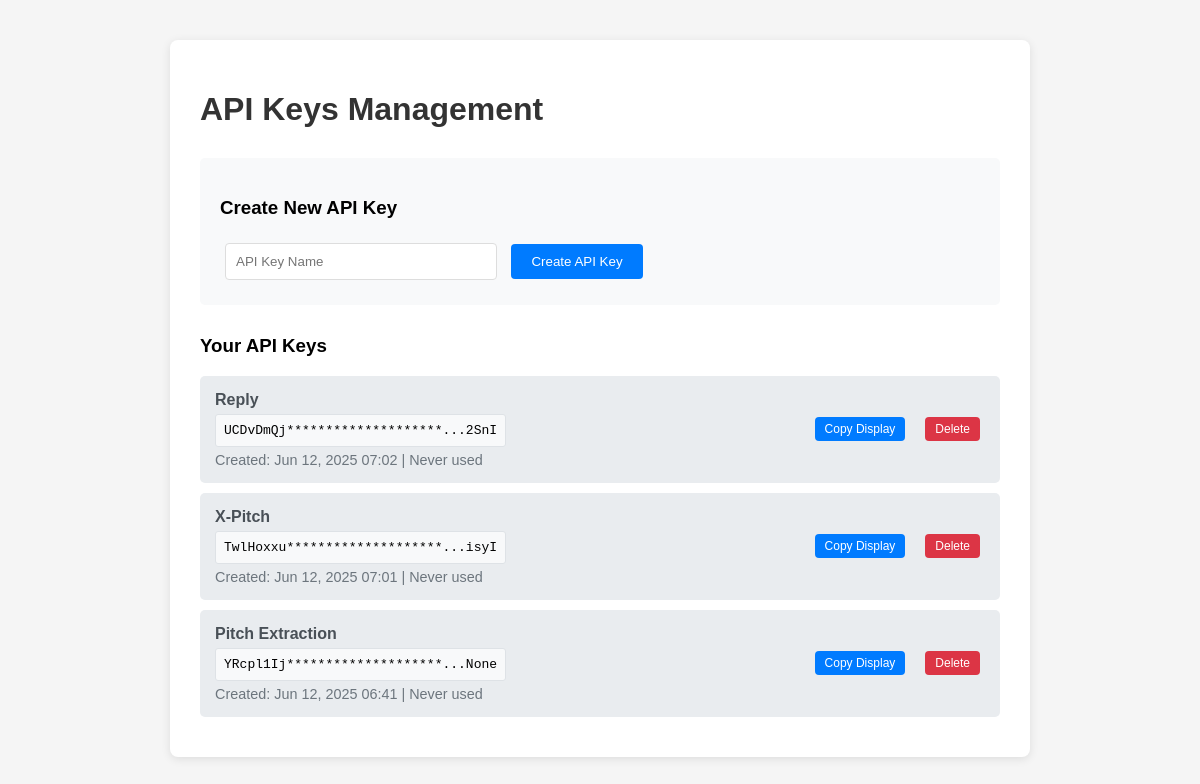
/api/api-keys/ (signed in), run on the app's committed database.
### api/models.py (models this page shows, shortened)
class APIKey(models.Model):
    name = models.CharField(max_length=100)
    user = models.ForeignKey(User, on_delete=models.CASCADE, related_name='api_keys')
    key_hash = models.CharField(max_length=64, unique=True)
    prefix = models.CharField(max_length=8)
    suffix = models.CharField(max_length=4, null=True)  # Last 4 characters for display
    created_at = models.DateTimeField(auto_now_add=True)
    last_used = models.DateTimeField(null=True, blank=True)
    is_active = models.BooleanField(default=True)
    class Meta:
        db_table = 'api_keys'
        ordering = ['-created_at']
    @property
    def display_key(self):
        return f"{self.prefix}{'*' * 20}...{self.suffix}"

### api/views.py (the view)
# urls.py: path('api-keys/', views.api_keys_list, name='api_keys_list'),
@login_required
def api_keys_list(request):
    api_keys = APIKey.objects.filter(user=request.user)
    return render(request, 'api/api_keys.html', {'api_keys': api_keys})

### app/context_processors.py (called while the page is built)
def categories_context(request):
    categories = (Category.objects
                 .filter(pitches__isnull=False)
                 .distinct()
                 .order_by('name'))  # Optional: order categories alphabetically
    return {
        'categories': categories
    }

def device_context(request):
    user_agent = get_user_agent(request)
    return {
        'is_mobile': user_agent.is_mobile,
        'is_tablet': user_agent.is_tablet,
        'is_pc': user_agent.is_pc,
        'is_touch_capable': user_agent.is_touch_capable,
        'browser': user_agent.browser.family,
        'os': user_agent.os.family,
        'device': user_agent.device.family,
    }

def featured_pitches_context(request):
    featured_pitches = (Pitch.objects
                       .filter(is_featured=True)
                       .select_related('category')
                       .order_by('-rank')[:2])
    return {
        'featured_pitches': featured_pitches
    }

### templates/api/api_keys.html (shortened to what this page needs)
<!DOCTYPE html>
<html>
<head>
</head>
<body>
    <div class="container">
        <h1>API Keys Management</h1>
        <div class="create-form">
            <h3>Create New API Key</h3>
            <form id="createForm">
                <input type="text" id="keyName" placeholder="API Key Name" required style="width: 250px;">
                <button type="submit" class="btn btn-primary">Create API Key</button>
            </form>
        </div>
        <div id="apiKeysList">
            <h3>Your API Keys</h3>
            {% if api_keys %}
                {% for key in api_keys %}
                <div class="api-key">
                    <div class="api-key-info">
                        <div class="api-key-name">{{ key.name }}</div>
                        <div class="api-key-display" id="displayKey{{ key.id }}">{{ key.display_key }}</div>
                        <div class="api-key-details">
                            Created: {{ key.created_at|date:"M d, Y H:i" }} |
                            {% if key.last_used %}
                                Last used: {{ key.last_used|date:"M d, Y H:i" }}
                            {% else %}
                                Never used
                            {% endif %}
                        </div>
                    </div>
                    <div class="api-key-actions">
                        {% if key.is_active %}
                        <button class="btn btn-primary btn-small" onclick="copyDisplayKey('{{ key.display_key }}', this)">
                            Copy Display
                        </button>
                        <button class="btn btn-danger btn-small" onclick="deleteKey({{ key.id }}, '{{ key.name }}')">
                            Delete
                        </button>
                        {% endif %}
                    </div>
                </div>
                {% endfor %}
            {% else %}
                <p>No API keys created yet.</p>
            {% endif %}
        </div>
    </div>
</body>
</html>

### templates/api/api_keys.html (style rules this page uses)
body { font-family: Arial, sans-serif; margin: 40px; background: #f5f5f5; }
.container { max-width: 800px; margin: 0 auto; background: white; padding: 30px; border-radius: 8px; box-shadow: 0 2px 10px rgba(0,0,0,0.1); }
h1 { color: #333; margin-bottom: 30px; }
.create-form { background: #f8f9fa; padding: 20px; border-radius: 5px; margin-bottom: 30px; }
.create-form input { padding: 10px; margin: 5px; border: 1px solid #ddd; border-radius: 4px; }
.btn { padding: 10px 20px; border: none; border-radius: 4px; cursor: pointer; margin: 5px; }
.btn-primary { background: #007bff; color: white; }
.btn-danger { background: #dc3545; color: white; }
.api-key { background: #e9ecef; padding: 15px; margin: 10px 0; border-radius: 5px; display: flex; justify-content: space-between; align-items: center; }
.api-key-info { flex: 1; }
.api-key-name { font-weight: bold; color: #495057; }
.api-key-details { font-size: 0.9em; color: #6c757d; margin-top: 5px; }
.api-key-display { font-family: monospace; background: #f8f9fa; padding: 8px; border-radius: 3px; display: inline-block; margin-top: 5px; border: 1px solid #dee2e6; }
.api-key-actions { display: flex; gap: 10px; align-items: center; }
.btn-small { padding: 5px 10px; font-size: 12px; }

### data on the page
APIKey: name "Reply", display_key "UCDvDmQj********************...2SnI", created_at "Jun 12, 2025 07:02", shows "Never used"
APIKey: name "X-Pitch", display_key "TwlHoxxu********************...isyI", created_at "Jun 12, 2025 07:01", shows "Never used"
APIKey: name "Pitch Extraction", display_key "YRcpl1Ij********************...None", created_at "Jun 12, 2025 06:41", shows "Never used"
